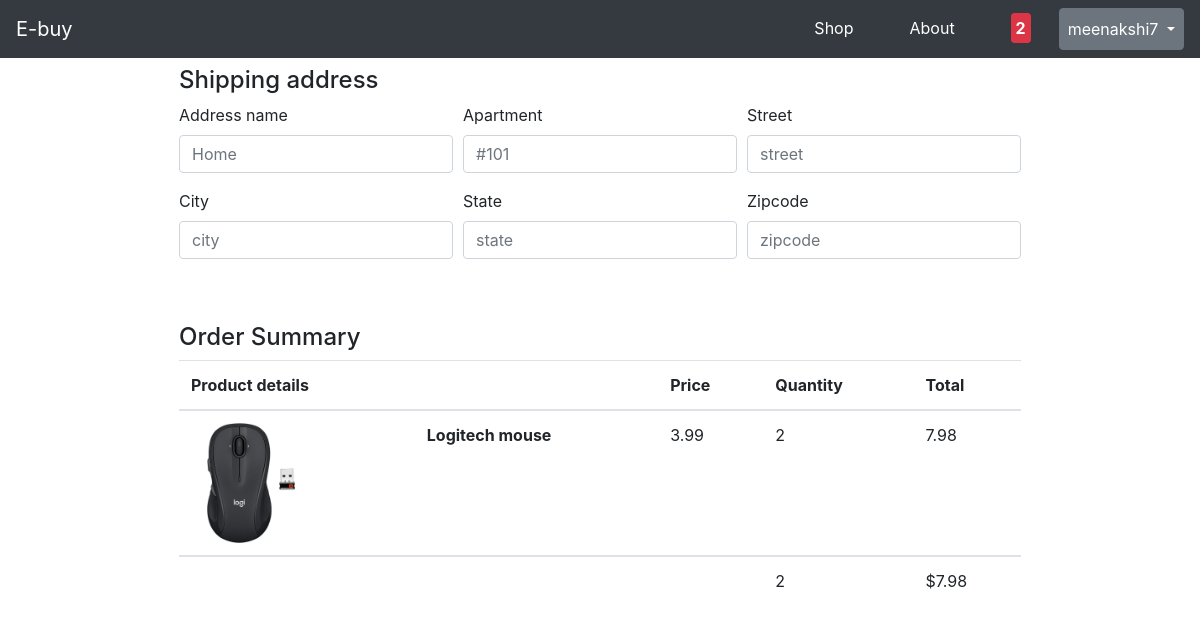
/checkout/ (signed in), run on an earlier commit of the app's database.
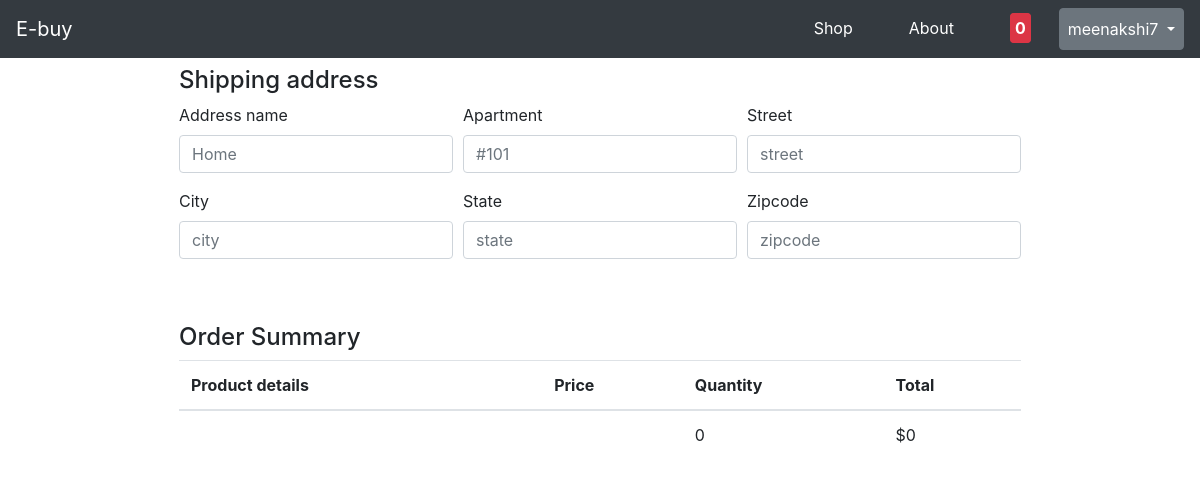
And on a later commit of the database.
### homepage/models.py (models this page shows)
class OrderItem(models.Model):
    product = models.ForeignKey(Product, on_delete=models.SET_NULL, blank=True, null=True)
    order = models.ForeignKey(Order, on_delete=models.SET_NULL, null=True, blank=True)
    quantity = models.IntegerField(default=1, null=True, blank=True)
    @property
    def get_total(self):
        total = self.product.price * self.quantity
        total = round(total, 2)
        return total

class Product(models.Model):
    name = models.CharField(max_length=100)
    price = models.FloatField()
    description = models.TextField()
    trending = models.BooleanField(default=True)
    image = models.ImageField(default="", null=True, blank=True)

class Order(models.Model):
    customer = models.ForeignKey(User, on_delete=models.SET_NULL, blank=True, null=True)
    date_of_order = models.DateTimeField(auto_now_add=True)
    status = models.BooleanField(default=False, null=True, blank=True)
    @property
    def get_order_total(self):
        items = self.orderitem_set.all()
        total = sum([item.get_total for item in items])
        total = round(total, 2)
        return total
    @property
    def get_item_count(self):
        items = self.orderitem_set.all()
        return sum([item.quantity for item in items])

### homepage/views.py (the view)
# urls.py: path('checkout/', checkout_view, name="checkout"),
def checkout_view(request):
    if request.user.is_authenticated:
        customer = request.user
        order = Order.objects.filter(customer=customer, status=False)
        order = order[0]
        items = order.orderitem_set.all()
    else:
        items = {}
        print("need to authenticate")
        return render(request, 'login.html', {})
    cart_count = get_cart_qty(request)
    context = {'items': items, 'order': order, 'cart_count': cart_count}
    return render(request, 'checkout.html', context)

### homepage/views.py (called while the page is built)
def get_cart_qty(request):
    if request.user.is_authenticated:
        orders = Order.objects.filter(customer=request.user, status=False)
        if len(orders) > 0:
            return orders[0].get_item_count
    return 0

### homepage/templates/checkout.html (shortened to what this page needs)
<!DOCTYPE html>
<html lang="en">
<head>
</head>
<body>
{% extends 'base.html' %}
{% load static %}
{% block content %}
<div class="container d-flex justify-content-center">
    <div style="overflow-x: auto;">
    <table class="table table-image">
        <thead>
        <div class="row">
            <div class="col">
                <form>
                    <h4 class="mt-2">Shipping address</h4>
                    <div class="form-row">
                        <div class="col mb-3">
                            <label>Address name</label>
                            <input type="text" class="form-control" placeholder="Home"
                                   required>
                        </div>
                        <div class="col mb-3">
                            <label>Apartment</label>
                            <input type="text" class="form-control" placeholder="#101" required>
                        </div>
                        <div class="col mb-3">
                            <label>Street</label>
                            <input type="text" class="form-control" placeholder="street" required>
                        </div>
                    </div>
                    <div class="form-row">
                        <div class="col mb-3">
                            <label>City</label>
                            <input type="text" class="form-control" placeholder="city" required>
                        </div>
                        <div class="col mb-3">
                            <label>State</label>
                            <input type="text" class="form-control" placeholder="state" required>
                        </div>
                        <div class="col mb-3">
                            <label>Zipcode</label>
                            <input type="number" class="form-control" placeholder="zipcode" required>
                        </div>
                    </div>
                </form>
            </div>
        </div>
       <div class="col">
                <br/>
            </div>
        <br/>
        <h4>Order Summary</h4>
        <tr>
            <th scope="col">Product details</th>
            <th scope="col"></th>
            <th scope="col">Price</th>
            <th scope="col">Quantity</th>
            <th scope="col">Total</th>
        </tr>
        </thead>
        {% for item in items %}
        <div class="row">
            <div class="col-12">
                <tbody>
                <tr>
                    <td class="w-20">
                        {% if item.product.image %}
                        <a href="/products/{{item.product.id}}">
                            <img class="card-img-top" src="{{item.product.image.url}}" alt="Card image cap"
                                 style="top:10px; width:120px; border-radius: 10px;">
                        </a>
                        {% endif %}
                    </td>
                    <td><b>{{item.product.name}} </b></td>
                    <td>{{item.product.price}}</td>
                    <td>{{item.quantity}}</td>
                    <td>{{item.get_total}}</td>
                </tr>
                </tbody>
            </div>
        </div>
        {% endfor %}
        <td></td>
        <td></td>
        <td></td>
        <td>{{order.get_item_count}}</td>
        <td>${{order.get_order_total}}</td>
    </table>
    </div>
</div>
<br/>
<br>
{% endblock content %}

### homepage/templates/base.html (shortened to what this page needs)
<!DOCTYPE html>
<html>
<head>
    {% load static %}
    {% load socialaccount %}
    <link rel="stylesheet" href="https://cdn.jsdelivr.net/npm/bootstrap@4.3.1/dist/css/bootstrap.min.css"
>
    <link rel="stylesheet" href="https://code.jquery.com/ui/1.12.1/themes/base/jquery-ui.css">
</head>
<body>
<div id="#parent">
    <div id="Shop">
        <div id="Navbar">
            <nav class="navbar navbar-expand-lg navbar-dark bg-dark">
                <a class="navbar-brand" href="{% url 'home' %}">E-buy</a>
                <div class="collapse navbar-collapse" id="navbarSupportedContent">
                    <ul class="navbar-nav ml-auto">
                        <li class="nav-item active">
                            <a class="nav-link" href="{% url 'store' %}">Shop <span class="sr-only">(current)</span></a>
                        </li>
                        <li class="nav-item active">
                            <a class="nav-link" href="{% url 'about' %}">About</a>
                        </li>
                        <li class="nav-item active">
                            <a class="nav-link" href="{% url 'cart' %}">
                                <span>
                                    <span class="border border-danger rounded p-1 bg-danger text-white ml"><b> {{cart_count}}</b></span>
                                </span>
                            </a>
                        </li>
                        {% if user.is_authenticated %}
                        <div id="Logged_in_as">
                            <li class="nav-item dropdown nav-item active">
                                <a class="nav-link btn btn-secondary dropdown-toggle" href="#" id="navbarDropdown"
                                   role="button"
                                   data-toggle="dropdown" aria-haspopup="true" aria-expanded="false">
                                    {{request.user}}
                                </a>
                            </li>
                        </div>
                        {% else %}
                        <li class="nav-item active">
                            <a class="text-white" href="{% provider_login_url 'google' %}">Login</a>
                        </li>
                        {% endif %}
                    </ul>
                </div>
            </nav>
            <div>
                {% block content %}
                {% endblock content %}
            </div>
        </div>
    </div>
</div>
</body>
</html>

### homepage/templates/base.html (style rules this page uses)
a, a:hover { text-decoration: none; color: inherit; }
.navbar-nav > li { padding-left:20px; padding-right:20px; }
body { overflow-x: hidden; }

What changed in the data, as far as the page shows it:
removed OrderItem: product.image (picture), product.name "Logitech mouse", product.price "3.99", quantity "2", get_total "7.98"
computed for Order: get_item_count "2" → "0"; get_order_total "7.98" → "0"
Also different on the page:
{{ cart_count }}: "2" → "0"
